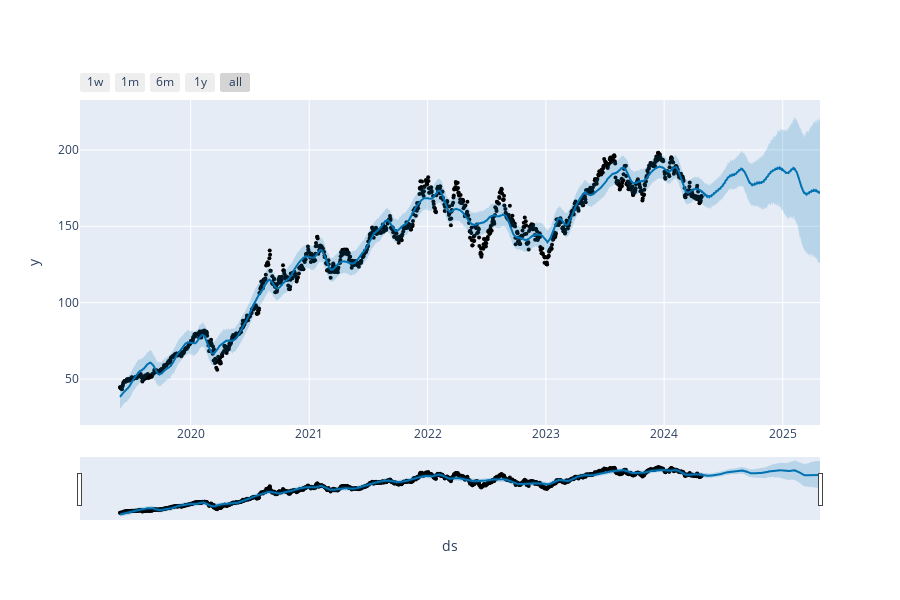

Source (notebook cell):
### Markdown cell above
Prophet Plotting Libraries

### Code cell
from prophet.plot import plot_plotly

# Plottin the data
plot_plotly(fbp,forcast)

### Figure 1 — Plotly figure (JSON) as saved in the notebook; plotly's stock layout.template omitted (floating-point values rounded to 4 significant figures; data arrays with more than 128 entries replaced by an {"elided": "..."} marker saying what was removed)
{"data": [{"marker": {"color": "black", "size": 4}, "mode": "markers", "name": "Actual", "type": "scatter", "x": {"elided": "1239 str values"}, "y": {"elided": "1239 float values"}}, {"hoverinfo": "skip", "line": {"width": 0}, "mode": "lines", "type": "scatter", "x": {"elided": "1604 str values"}, "y": {"elided": "1604 float values"}}, {"fill": "tonexty", "fillcolor": "rgba(0, 114, 178, 0.2)", "line": {"color": "#0072B2", "width": 2}, "mode": "lines", "name": "Predicted", "type": "scatter", "x": {"elided": "1604 str values"}, "y": {"elided": "1604 float values"}}, {"fill": "tonexty", "fillcolor": "rgba(0, 114, 178, 0.2)", "hoverinfo": "skip", "line": {"width": 0}, "mode": "lines", "type": "scatter", "x": {"elided": "1604 str values"}, "y": {"elided": "1604 float values"}}], "layout": {"height": 600, "showlegend": false, "width": 900, "xaxis": {"rangeselector": {"buttons": [{"count": 7, "label": "1w", "step": "day", "stepmode": "backward"}, {"count": 1, "label": "1m", "step": "month", "stepmode": "backward"}, {"count": 6, "label": "6m", "step": "month", "stepmode": "backward"}, {"count": 1, "label": "1y", "step": "year", "stepmode": "backward"}, {"step": "all"}]}, "rangeslider": {"visible": true}, "title": {"text": "ds"}, "type": "date"}, "yaxis": {"title": {"text": "y"}}}}
